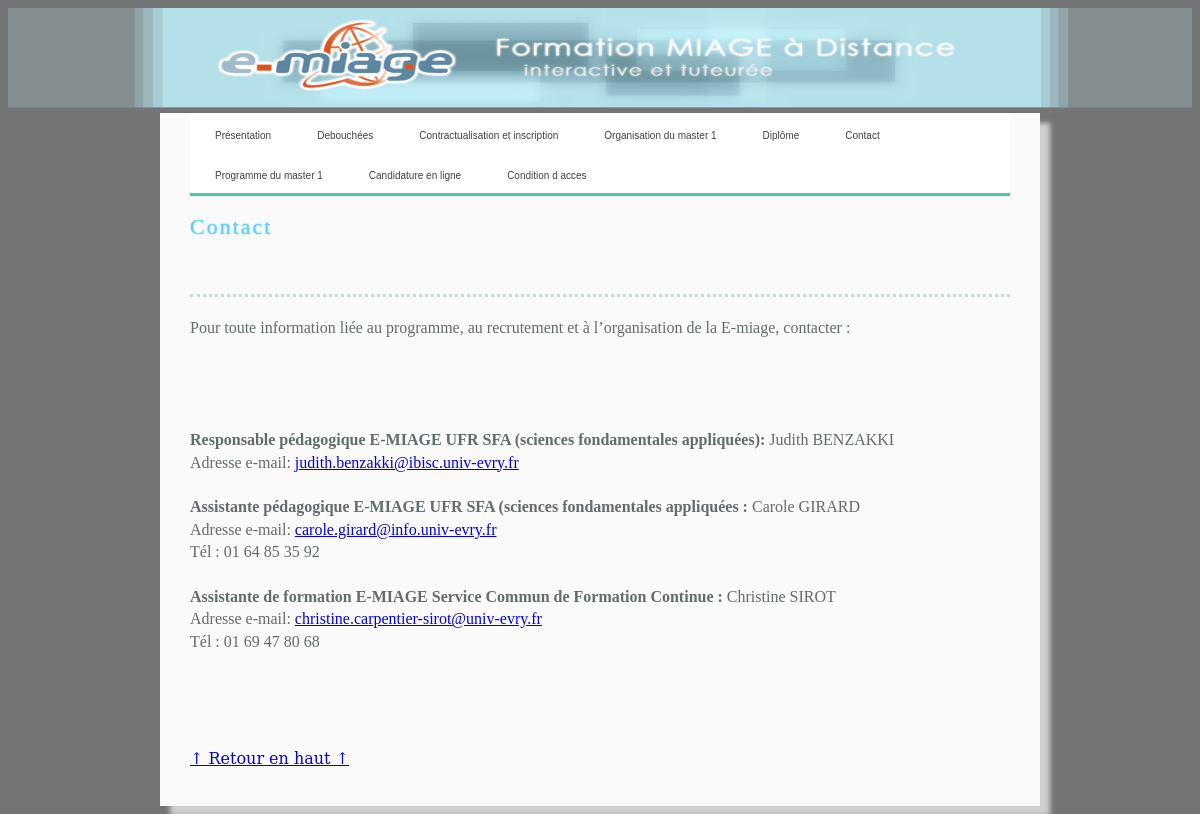
Page /Vue/Vitrine/vitrine.php?id=21 on the committed database.
### tables this page shows
CREATE TABLE `categorie` (
`id` int(11) NOT NULL,
  `titre` varchar(64) NOT NULL,
  `contenu` varchar(20000) NOT NULL
);

### Controller/check_cat.php (called while the page is built, shortened)
<?php
$sql = ' SELECT * FROM categorie ';
$req = mysql_query($sql) or die('Erreur SQL !<br>'.$sql.'<br>'.mysql_error());

### Controller/getcatbyid.php (called while the page is built, shortened)
<?php
$sql = ' SELECT * FROM categorie WHERE id="'.$_GET['id'].'" ';
$req = mysql_query($sql) or die('Erreur SQL !<br>'.$sql.'<br>'.mysql_error());

### Vue/Vitrine/vitrine.php (the view, shortened to what this page needs)
<html>
<head>
    <link href="/e-miage/App/Vue/Vitrine/CSS/StyleProgramme.css" type="text/css" rel="stylesheet" />
</head>
<body>
<?php
    include("../../Controller/check_cat.php");
?>
    <header>
        <img id = "imheader" src="../../images/logo-e-miage.PNG" width="100%" height="100px">
    </header>
    <div class="content">
        <nav id="cssmenu">
            <ul id="nav">
    <?php
        while($row = mysql_fetch_array($req)){
            print('<li>');
            print('<a href="vitrine.php?id='.$row['id'].'">'.$row['titre'].'</a>');
            print('</li>');
        }
    ?>
            </ul>
        </nav>
<?php
    if(isset($_GET['id'])){
        include("../../Controller/getcatbyid.php");
        $row = mysql_fetch_array($req);
?>
        <div id="titre_page">
            <h2><?php echo $row['titre']; ?></h2>
        </div>
        <div id="content">
            <p id="p">
            <?php echo $row['contenu']; ?>
            </p>
        </div>
<?php
    }
?>
     <br><br><br>
     <a href="javascript: scroll(0, 0);">↑ Retour en haut ↑</a>
     <br><br><br>
    </div>
</body>
</html>

### Vue/Vitrine/CSS/StyleProgramme.css (style rules this page uses)
body { font-size: 16px; }
html { background: #727476; font-family: "Times New Roman", Times, "Liberation Serif", FreeSerif, serif; font-family: Georgia, "DejaVu Serif", Norasi, serif; }
.content { background-color: #FAFAFA;; margin: 5px 152px; padding: 0px 30px; -moz-box-shadow: 10px 10px 5px 0px #cfcfcf; -webkit-box-shadow: 10px 10px 5px 0px #cfcfcf; -o-box-shadow: 10px 10px 5px 0px #cfcfcf; box-shadow: 10px 10px 5px 0px #cfcfcf; }
#cssmenu, #cssmenu ul, #cssmenu ul li, #cssmenu ul li a { margin: 0; padding: 0; border: 0; list-style: none; line-height: 1; display: block; position: relative; font-size: 1%; -webkit-box-sizing: border-box; -moz-box-sizing: border-box; box-sizing: border-box; }
#cssmenu:after, #cssmenu > ul:after { content: "."; display: block; clear: both; visibility: hidden; line-height: 0; height: 0; }
#cssmenu { width: auto; border-bottom: 3px solid #47c9af; font-family: Raleway, sans-serif; line-height: 1; font-size: 1%; margin-bottom: 10; }
#cssmenu ul { background: #ffffff; }
#cssmenu > ul > li { float: left; }
#cssmenu > ul > li > a { z-index: 2; padding: 18px 25px 12px 25px; font-size: 10px; font-weight: 400; text-decoration: none; color: #444444; -webkit-transition: all .2s ease; -moz-transition: all .2s ease; -ms-transition: all .2s ease; -o-transition: all .2s ease; transition: all .2s ease; margin-right: -4px; }
#cssmenu > ul > li > a:after { position: absolute; left: 0; bottom: 0; right: 0; z-index: -1; width: 100%; height: 120%; border-top-left-radius: 8px; border-top-right-radius: 8px; content: ""; -webkit-transition: all .2s ease; -o-transition: all .2s ease; transition: all .2s ease; -webkit-transform: perspective(5px) rotateX(2deg); -webkit-transform-origin: bottom; -moz-transform: perspective(5px) rotateX(2deg); -moz-transform-origin: bottom; transform: perspective(5px) rotateX(2deg); transform-origin: bottom; }
#content { margin:50px 0px 0px 0px; }
p { border-top: 3px; border-left: 0px; border-right: 0px; border-bottom:0px; border-color:#BBE0E9; border-style: dotted; padding-top: 20; color: gray; }
h2 { width: 748; text-align: left; color: #66CCFf; text-shadow: 0px 0px 2px #66CCFF; font-family: Century Gothic, Verdana; font-size: 22; font-weight: normal; text-decoration: none; letter-spacing: 2; }
b { font-weight: bold; }
#titre_page { height: 30; width: 780; }
#p, #ul { padding-top: 20; }
#p, #ul { padding-top: 20; text-align: justify; font-size: 16; font-family: verdana; color: #626C6F; line-height: 1.4; }

### rows in the picture
categorie: titre "Présentation"
categorie: titre "Debouchées"
categorie: titre "Contractualisation et inscription"
categorie: titre "Organisation du master 1"
categorie: titre "Diplôme"
categorie: titre "Contact", contenu "Pour toute information liée au programme, au recrutement et à l’organisation de la E-miage, contacter : Responsable pédagogique E-MIAGE UFR SFA (sciences fondamentales appliquées): Judith BENZAKKI Adresse e-mail: judith.benzakki@ibisc.univ-evry.fr Assistante pédagogique E-MIAGE UFR SFA (sciences fondamentales appliquées : Carole GIRARD Adresse e-mail: carole.girard@info.univ-evry.fr Tél : 01 64 85 35 92 Assistante de formation E-MIAGE Service Commun de Formation Continue : Christine SIROT Adresse e-mail: christine.carpentier-sirot@univ-evry.fr Tél : 01 69 47 80 68"
categorie: titre "Programme du master 1"
categorie: titre "Candidature en ligne"
categorie: titre "Condition d acces"
